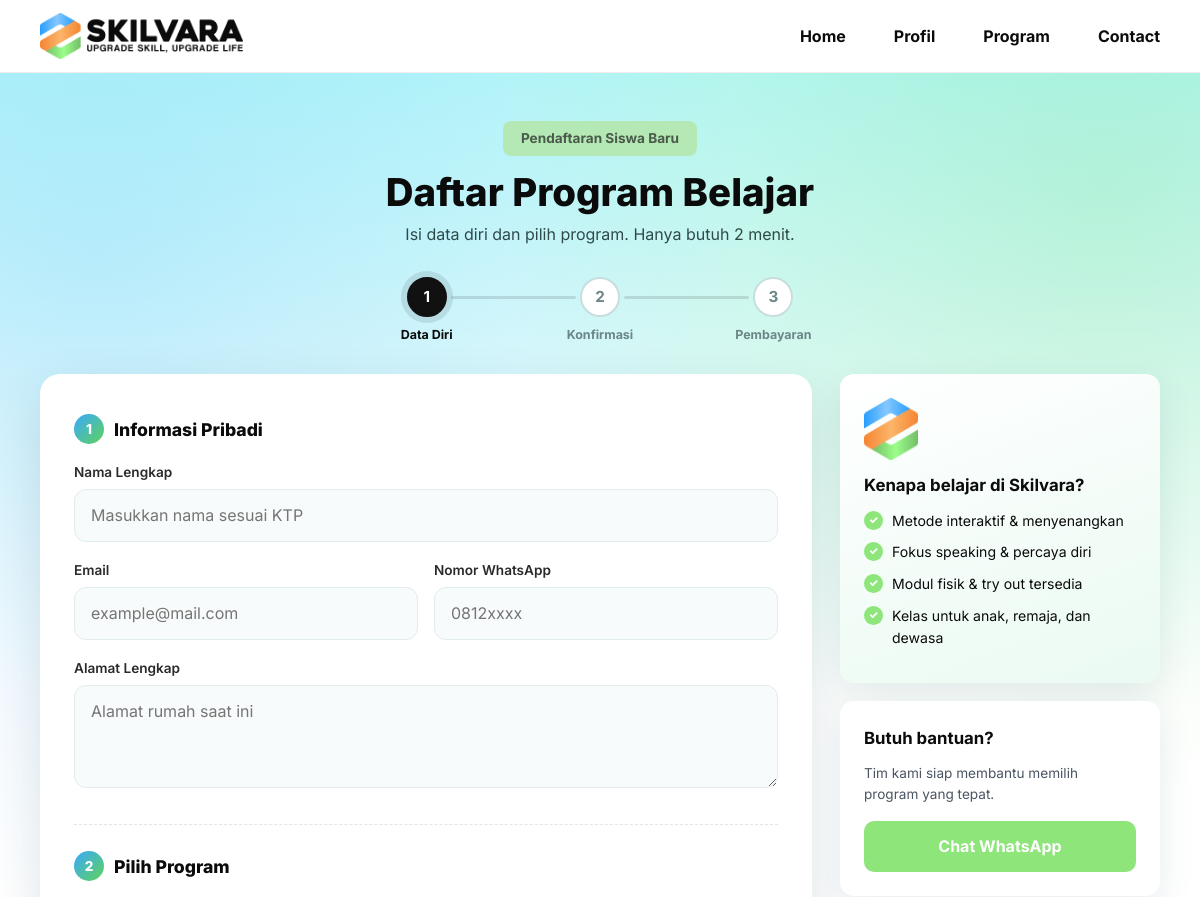
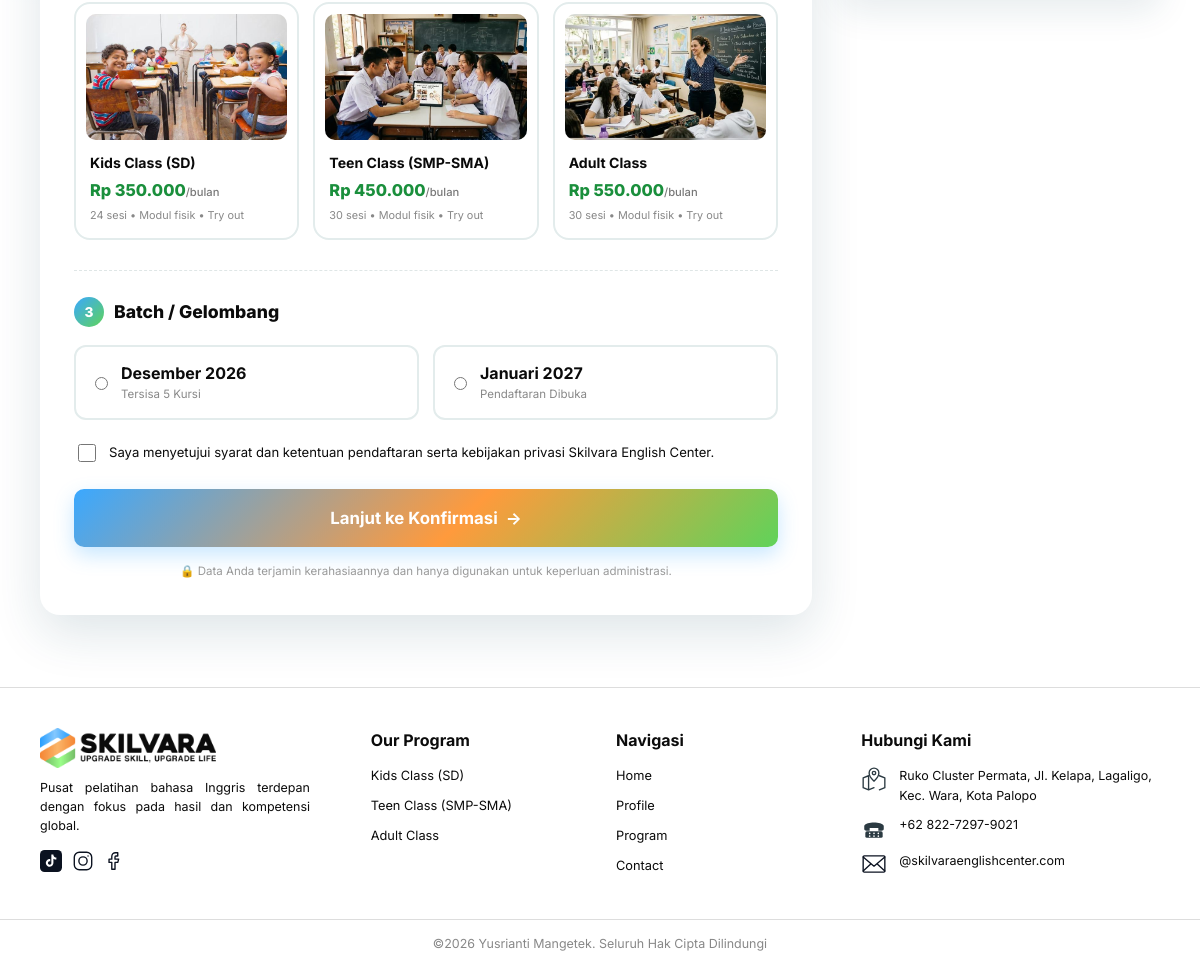
Page /pages/daftar.php on the committed database (2 pictures, top to bottom).
### tables this page shows
CREATE TABLE `programs` (
  `id`                INT UNSIGNED NOT NULL AUTO_INCREMENT,
  `slug`              VARCHAR(50)  NOT NULL,
  `name`              VARCHAR(100) NOT NULL,
  `short_name`        VARCHAR(50)  NOT NULL,
  `image`             VARCHAR(120) NOT NULL,
  `price`             DECIMAL(12,0) NOT NULL DEFAULT 0,
  `total_sessions`    SMALLINT UNSIGNED NOT NULL DEFAULT 0,
  `has_module`        TINYINT(1)   NOT NULL DEFAULT 1,
  `tryout_count`      TINYINT UNSIGNED NOT NULL DEFAULT 0,
  `short_description` VARCHAR(300) NOT NULL,
  `description`       TEXT         NOT NULL,
  `sort_order`        TINYINT UNSIGNED NOT NULL DEFAULT 0,
  `is_active`         TINYINT(1)   NOT NULL DEFAULT 1,
  `created_at`        TIMESTAMP    NOT NULL DEFAULT CURRENT_TIMESTAMP,
  PRIMARY KEY (`id`),
  UNIQUE KEY `uq_programs_slug` (`slug`)
);

CREATE TABLE `batches` (
  `id`         INT UNSIGNED NOT NULL AUTO_INCREMENT,
  `name`       VARCHAR(50)  NOT NULL,
  `start_date` DATE         NOT NULL,
  `note`       VARCHAR(80)  NOT NULL DEFAULT '',
  `is_open`    TINYINT(1)   NOT NULL DEFAULT 1,
  PRIMARY KEY (`id`)
);

### includes/functions.php (called while the page is built, shortened)
<?php
require_once __DIR__ . '/../config/database.php';
function base_url(string $path = ''): string
{
    static $base = null;
    if ($base === null) {
        $docRoot = realpath($_SERVER['DOCUMENT_ROOT'] ?? '') ?: '';
        $root    = realpath(ROOT_PATH) ?: ROOT_PATH;
        $docRoot = str_replace('\\', '/', $docRoot);
        $root    = str_replace('\\', '/', $root);
        if ($docRoot !== '' && stripos($root, $docRoot) === 0) {
            $base = rtrim(substr($root, strlen($docRoot)), '/');
        } else {
            $base = '';
        }
    }
    return $base . '/' . ltrim($path, '/');
}
function asset(string $path): string
{
    return base_url('assets/' . ltrim($path, '/'));
}
function e($value): string
{
    return htmlspecialchars((string) $value, ENT_QUOTES, 'UTF-8');
}
function rupiah($angka): string
{
    return 'Rp ' . number_format((float) $angka, 0, ',', '.');
}
function get_programs(): array
{
    $programs = db()->query('SELECT * FROM programs WHERE is_active = 1 ORDER BY sort_order, id')->fetchAll();
    foreach ($programs as &$p) {
        $stmt = db()->prepare('SELECT title, description, highlight_text FROM program_benefits WHERE program_id = ? ORDER BY sort_order, id');
        $stmt->execute([$p['id']]);
        $p['benefits'] = $stmt->fetchAll();
    }
    return $programs;
}
function get_setting(string $key, string $default = ''): string
{
    static $cache = null;
    if ($cache === null) {
        $cache = db()->query('SELECT setting_key, setting_value FROM site_settings')->fetchAll(PDO::FETCH_KEY_PAIR);
    }
    return $cache[$key] ?? $default;
}

### config/database.php (called while the page is built, shortened)
<?php
function db(): PDO
{
    static $pdo = null;
    if ($pdo === null) {
        $dsn = sprintf('mysql:host=%s;port=%d;dbname=%s;charset=utf8mb4', DB_HOST, DB_PORT, DB_NAME);
        try {
            $pdo = new PDO($dsn, DB_USER, DB_PASS, [
                PDO::ATTR_ERRMODE            => PDO::ERRMODE_EXCEPTION,
                PDO::ATTR_DEFAULT_FETCH_MODE => PDO::FETCH_ASSOC,
                PDO::ATTR_EMULATE_PREPARES   => false,
            ]);
        } catch (PDOException $e) {
            http_response_code(500);
            exit('<h2>Koneksi database gagal</h2>'
                . '<p>Pastikan MySQL di Laragon sudah <b>Start</b> dan database <code>' . DB_NAME . '</code> sudah di-import '
                . '(lihat README.md).</p><pre>' . htmlspecialchars($e->getMessage()) . '</pre>');
        }
    }
    return $pdo;
}

### pages/daftar.php (the view, shortened to what this page needs)
<?php
require_once __DIR__ . '/../includes/functions.php';
$programs = get_programs();
$batches  = db()->query('SELECT * FROM batches WHERE is_open = 1 ORDER BY start_date')->fetchAll();
$old = $_SESSION['reg'] ?? [];
$activeNav = '';
require_once __DIR__ . '/../includes/header.php';
$step = 1;
$heroTitle = 'Daftar Program Belajar';
$heroSub = 'Isi data diri dan pilih program. Hanya butuh 2 menit.';
?>
<section class="form-page">
    <div class="container">
        <?php include __DIR__ . '/../includes/reg-hero.php'; ?>
        <div class="reg-layout">
            <form class="card form-card" method="post" action="" novalidate>
                <h2 class="form-section"><span class="num">1</span> Informasi Pribadi</h2>
                <label class="field">
                    <span>Nama Lengkap</span>
                    <input type="text" name="nama" placeholder="Masukkan nama sesuai KTP" value="<?= e($old['nama'] ?? '') ?>" required>
                </label>
                <div class="field-row">
                    <label class="field">
                        <span>Email</span>
                        <input type="email" name="email" placeholder="example@mail.com" value="<?= e($old['email'] ?? '') ?>" required>
                    </label>
                    <label class="field">
                        <span>Nomor WhatsApp</span>
                        <input type="tel" name="whatsapp" placeholder="0812xxxx" value="<?= e($old['whatsapp'] ?? '') ?>" required>
                    </label>
                </div>
                <label class="field">
                    <span>Alamat Lengkap</span>
                    <textarea name="alamat" rows="3" placeholder="Alamat rumah saat ini" required><?= e($old['alamat'] ?? '') ?></textarea>
                </label>
                <h2 class="form-section"><span class="num">2</span> Pilih Program</h2>
                <div class="program-cards">
                    <?php foreach ($programs as $p): ?>
                        <label class="program-opt">
                            <span class="opt-body">
                                <img src="<?= asset('images/programs/' . $p['image']) ?>" alt="">
                                <strong><?= e($p['name']) ?></strong>
                                <em><?= rupiah($p['price']) ?><small>/bulan</small></em>
                                <small><?= (int) $p['total_sessions'] ?> sesi &bull; Modul fisik &bull; Try out</small>
                            </span>
                        </label>
                    <?php endforeach; ?>
                </div>
                <h2 class="form-section"><span class="num">3</span> Batch / Gelombang</h2>
                <div class="radio-cards">
                    <?php foreach ($batches as $b): ?>
                        <label class="radio-card">
                            <input type="radio" name="batch_id" value="<?= (int) $b['id'] ?>" <?= (int) ($old['batch_id'] ?? 0) === (int) $b['id'] ? 'checked' : '' ?> required>
                            <span>
                                <strong><?= e($b['name']) ?></strong>
                                <small><?= e($b['note']) ?></small>
                            </span>
                        </label>
                    <?php endforeach; ?>
                </div>
                <label class="check">
                    <input type="checkbox" name="setuju" value="1" <?= !empty($_POST['setuju']) ? 'checked' : '' ?> required>
                    <span>Saya menyetujui syarat dan ketentuan pendaftaran serta kebijakan privasi Skilvara English Center.</span>
                </label>
                <button class="btn btn-gradient btn-block" type="submit">Lanjut ke Konfirmasi &nbsp;&rarr;</button>
                <p class="form-note">&#128274; Data Anda terjamin kerahasiaannya dan hanya digunakan untuk keperluan administrasi.</p>
            </form>
            <aside class="side">
                <div class="card side-card side-brand">
                    <img src="<?= asset('images/logo/logo-icon.png') ?>" alt="">
                    <h3>Kenapa belajar di Skilvara?</h3>
                    <ul class="tick-list">
                        <li>Metode interaktif &amp; menyenangkan</li>
                        <li>Fokus speaking &amp; percaya diri</li>
                        <li>Modul fisik &amp; try out tersedia</li>
                        <li>Kelas untuk anak, remaja, dan dewasa</li>
                    </ul>
                </div>
                <div class="card side-card">
                    <h3>Butuh bantuan?</h3>
                    <p class="muted">Tim kami siap membantu memilih program yang tepat.</p>
                    <a class="btn btn-green btn-block mt" href="https://wa.me/<?= e(preg_replace('/\D+/', '', get_setting('whatsapp', '6282272979021'))) ?>" target="_blank" rel="noopener">Chat WhatsApp</a>
                </div>
            </aside>
        </div>
    </div>
</section>
<?php require_once __DIR__ . '/../includes/footer.php'; ?>

### includes/header.php (shortened to what this page needs)
<?php
require_once __DIR__ . '/functions.php';
$activeNav = $activeNav ?? '';
$nav = [
    'home'    => ['Home',    'index.php'],
    'profil'  => ['Profil',  'pages/profil.php'],
    'program' => ['Program', 'pages/program.php'],
    'contact' => ['Contact', 'pages/contact.php'],
];
?>
<!DOCTYPE html>
<html lang="id">
<head>
    <link rel="stylesheet" href="<?= asset('css/style.css') ?>">
</head>
<body>
<header class="site-header">
    <div class="container header-inner">
        <a class="brand" href="<?= base_url('index.php') ?>" aria-label="Skilvara - Beranda">
            <img src="<?= asset('images/logo/logo-skilvara.png') ?>" alt="Skilvara - Upgrade Skill, Upgrade Life">
        </a>
        <nav class="main-nav" data-nav>
            <ul>
                <?php foreach ($nav as $key => [$label, $href]): ?>
                    <li><a href="<?= base_url($href) ?>" class="<?= $activeNav === $key ? 'active' : '' ?>"><?= e($label) ?></a></li>
                <?php endforeach; ?>
            </ul>
        </nav>
    </div>
</header>
<main>

### includes/reg-hero.php (shortened to what this page needs)
<div class="reg-hero">
    <span class="badge">Pendaftaran Siswa Baru</span>
    <h1><?= e($heroTitle ?? 'Pendaftaran') ?></h1>
    <p><?= e($heroSub ?? '') ?></p>
    <?php include __DIR__ . '/steps.php'; ?>
</div>

### includes/steps.php
<?php
$step = $step ?? 1;
$labels = [1 => 'Data Diri', 2 => 'Konfirmasi', 3 => 'Pembayaran'];
?>
<ol class="stepper" aria-label="Langkah pendaftaran">
    <?php foreach ($labels as $n => $label): ?>
        <li class="<?= $n < $step ? 'done' : '' ?> <?= $n === $step ? 'current' : '' ?>">
            <span class="n"><?= $n < $step ? '&#10003;' : $n ?></span>
            <span class="t"><?= e($label) ?></span>
        </li>
    <?php endforeach; ?>
</ol>

### includes/footer.php (shortened to what this page needs)
<?php
require_once __DIR__ . '/functions.php';
$footerPrograms = db()->query('SELECT name, slug FROM programs WHERE is_active = 1 ORDER BY sort_order, id')->fetchAll();
$address = get_setting('address', 'Ruko Cluster Permata, Jl. Kelapa, Lagaligo, Kec. Wara, Kota Palopo');
$phone   = get_setting('phone', '+62 822-7297-9021');
$email   = get_setting('email', '@skilvaraenglishcenter.com');
?>
</main>
<footer class="site-footer">
    <div class="container footer-grid">
        <div class="footer-brand">
            <a class="brand" href="<?= base_url('index.php') ?>">
                <img src="<?= asset('images/logo/logo-skilvara.png') ?>" alt="Skilvara - Upgrade Skill, Upgrade Life">
            </a>
            <p>Pusat pelatihan bahasa Inggris terdepan dengan fokus pada hasil dan kompetensi global.</p>
            <?php include __DIR__ . '/social.php'; ?>
        </div>
        <div>
            <h4>Our Program</h4>
            <ul>
                <?php foreach ($footerPrograms as $fp): ?>
                    <li><a href="<?= base_url('pages/program-detail.php?slug=' . urlencode($fp['slug'])) ?>"><?= e($fp['name']) ?></a></li>
                <?php endforeach; ?>
            </ul>
        </div>
        <div>
            <h4>Navigasi</h4>
            <ul>
                <li><a href="<?= base_url('index.php') ?>">Home</a></li>
                <li><a href="<?= base_url('pages/profil.php') ?>">Profile</a></li>
                <li><a href="<?= base_url('pages/program.php') ?>">Program</a></li>
                <li><a href="<?= base_url('pages/contact.php') ?>">Contact</a></li>
            </ul>
        </div>
        <div>
            <h4>Hubungi Kami</h4>
            <ul class="contact-list">
                <li><img src="<?= asset('images/icons/pin.svg') ?>" alt="" aria-hidden="true"><span><?= e($address) ?></span></li>
                <li><img src="<?= asset('images/icons/phone.svg') ?>" alt="" aria-hidden="true"><span><?= e($phone) ?></span></li>
                <li><img src="<?= asset('images/icons/mail.svg') ?>" alt="" aria-hidden="true"><span><?= e($email) ?></span></li>
            </ul>
        </div>
    </div>
    <div class="footer-bottom">
        <p>&copy;<?= date('Y') ?> Yusrianti Mangetek. Seluruh Hak Cipta Dilindungi</p>
    </div>
</footer>
</body>
</html>

### includes/social.php
<?php
require_once __DIR__ . '/functions.php';
$socials = [
    ['TikTok',    'tiktok.svg',    get_setting('tiktok_url', '#')],
    ['Instagram', 'instagram.svg', get_setting('instagram_url', '#')],
    ['Facebook',  'facebook.svg',  get_setting('facebook_url', '#')],
];
?>
<ul class="social-list">
    <?php foreach ($socials as [$name, $icon, $url]): ?>
        <li>
            <a href="<?= e($url) ?>" target="_blank" rel="noopener" aria-label="<?= e($name) ?> Skilvara">
                <img src="<?= asset('images/icons/' . $icon) ?>" alt="<?= e($name) ?>">
            </a>
        </li>
    <?php endforeach; ?>
</ul>

### rows in the picture
programs: image (picture), name "Kids Class (SD)", price "Rp 350.000", total_sessions "24"
programs: image (picture), name "Teen Class (SMP-SMA)", price "Rp 450.000", total_sessions "30"
programs: image (picture), name "Adult Class", price "Rp 550.000", total_sessions "30"
batches: batch_id "☐ Desember 2026 Tersisa 5 Kursi", name "Desember 2026", note "Tersisa 5 Kursi"
batches: batch_id "☐ Januari 2027 Pendaftaran Dibuk", name "Januari 2027", note "Pendaftaran Dibuka"

### other values in the picture
$label "Home"
$label "Profil"
$label "Program"
$label "Contact"
$heroTitle "Daftar Program Belajar"
$heroSub "Isi data diri dan pilih program. Hanya butuh 2 menit."
$n "1"
$label "Data Diri"
$n "2"
$label "Konfirmasi"
$n "3"
$label "Pembayaran"
$address "Ruko Cluster Permata, Jl. Kelapa, Lagaligo, Kec. Wara, Kota Palopo"
$phone "+62 822-7297-9021"
$email "@skilvaraenglishcenter.com"
